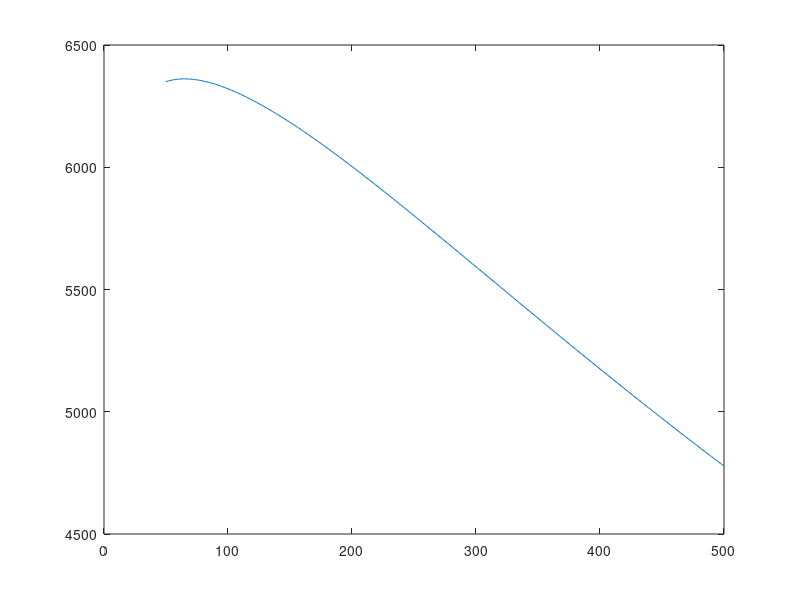
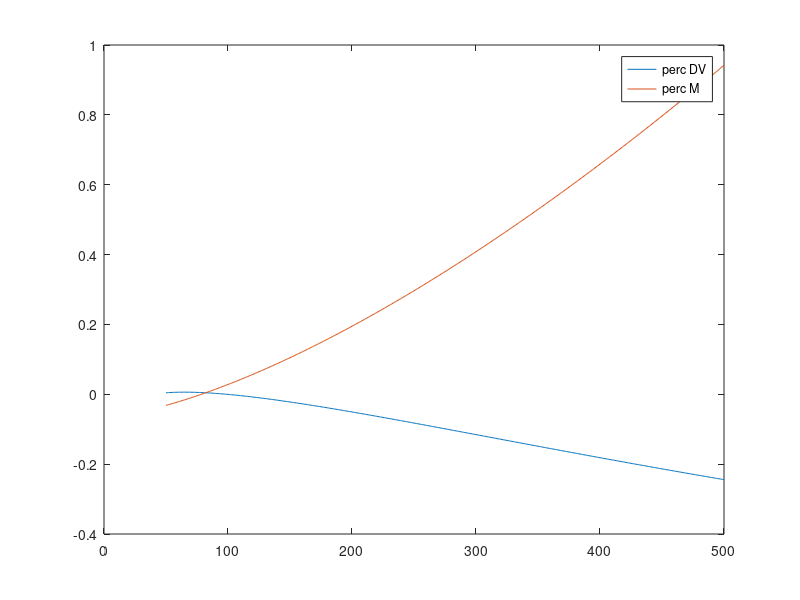
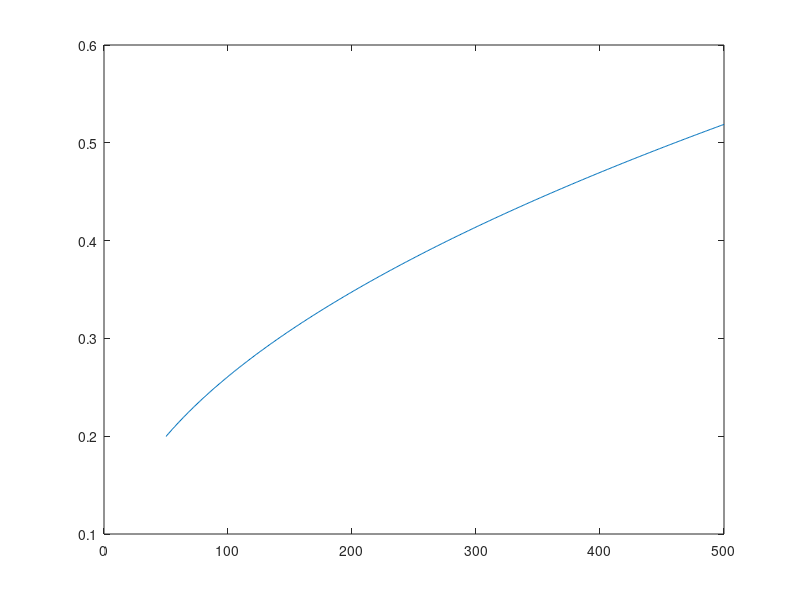

The MATLAB source for these figures, in order:
clear 
close all
clc

%% INPUT DATA
M_ox=2.319737663569266e+02;
M_f=1.487838923032807e+02;
M_tc_100=6.804413421818744; 
M_p=M_ox+M_f;
MRpt= 0.85; % mass ratio propellant over total for upper stages
Mtot=M_p/MRpt;
Mfin=Mtot-M_p;

R = 8.314462618; % universal gas costant (J/(K*mol))
g0 = 9.81; % gravity acceleration (m/s^2)
T_in = 1000; % Initial Thrust (N)

% Data from Sutton LRE LOX+RP1

Mm1 = 21.9e-3; % Molar mass (Kg/mol)
Mm2 = 23.3e-3; % Molar mass (Kg/mol)

gamma = 1.24; % Specific heat ratio of the mixture

Tcc1 = 3571; % Combustion chamber temperature (K)
Tcc2 = 3677; % Combustion chamber temperature (K)

P_cc_in = 50; %Combustion chamber initial pressure (Bar)

OF1 = 2.24; % OX/FU ratio
OF2 = 2.56; % OX/FU ratio

%% PRELIMINARY NOZZLE

Is=zeros(451,1);
L_tc=zeros(451,1);
DM=zeros(451,1);
DV=zeros(451,1);

for eps_n=50:500
    % assumption isentropic nozzle
    R = 8.314462618; % universal gas costant (J/(K*mol))
    g0 = 9.81; % gravity acceleration (m/s^2)
    T_in = 1000; % Initial Thrust (N)
    
    % Data from Sutton LRE LOX+RP1
    
    Mm1 = 21.9e-3; % Molar mass (Kg/mol)
    Mm2 = 23.3e-3; % Molar mass (Kg/mol)
    
    gamma = 1.24; % Specific heat ratio of the mixture
    
    Tcc1 = 3571; % Combustion chamber temperature (K)
    Tcc2 = 3677; % Combustion chamber temperature (K)
    
    P_cc_in = 50; %Combustion chamber initial pressure (Bar)
    
    OF1 = 2.24; % OX/FU ratio
    OF2 = 2.56; % OX/FU ratio

    fun_Pe = @(Pe) 1/eps_n - ((gamma+1)/2)^(1/(gamma-1)) * (Pe/P_cc_in)^(1/gamma) * sqrt((gamma+1)/(gamma-1) * (1-(Pe/P_cc_in)^((gamma-1)/gamma)));
    
    P_e = fsolve(fun_Pe,0);
    
    % conversion to Pascal
    P_e = P_e*10^5;
    P_cc_in = P_cc_in*10^5;
    
    c_t = sqrt(2*gamma^2/(gamma-1)*(2/(gamma+1))^((gamma+1)/(gamma-1))*(1-(P_e/P_cc_in)^((gamma-1)/gamma)))+P_e/P_cc_in*eps_n; %ideal
    c_star = sqrt((R/Mm1)*Tcc1/(gamma*(2/(gamma+1))^((gamma+1)/(gamma-1)))); %ideal
    
    A_t = T_in/(P_cc_in*c_t); % Throat area
    D_t = sqrt(4*A_t/pi);
    
    A_e = eps_n*A_t; % Exit area
    D_e = sqrt(4*A_e/pi);
   
    alpha = deg2rad(15); % divergent semi angle
    beta = deg2rad(45); % convergent semi angle
    
    % M = 0.2; % desired Mach
    % A_cc = A_t/M*((2/(gamma+1))*(1+(gamma-1)/2 * M^2))^((gamma+1)/(2*(gamma-1)));
    % D_cc = sqrt(4*A_cc/pi); % combustion chamber diameter
    
    Lstar = 1.143; % characteristic length (m) (40/50 inches)
    Vcc = Lstar*A_t; % combustion chamber volume
    
    % Impose contraction ratio - New method
    eps_c = 8*D_t^(-0.6)+1.25; % analytic formula from Space propulsion analysis and design
    A_cc = eps_c * A_t; % CC area
    
    D_cc = sqrt(4*A_cc/pi);
    L_cc = Vcc/A_cc; % CC length
    
    
    Lc = 1/2*(D_cc-D_t)/tan(beta); % Convergent length
    Ld = 1/2*(D_e-D_t)/tan(alpha); % Divergent length
    L_noz = Lc+Ld;
    L_tc(eps_n-49)=L_noz+L_cc;
    
    lambda = (1+cos(alpha))/2; % divergence losses coefficient
    T_in_2d = T_in*lambda;
      
    
    v_e = sqrt(2*(gamma/(gamma-1)*R/Mm1*Tcc1*(1-(P_e/P_cc_in)^((gamma-1)/gamma))));
    
    Is(eps_n-49) = c_t*c_star/g0;

    rho_C_103=8470; % C-103 density (kg/m^3)
    thick=0.003; %thickness thrust chamber
    V_cc=D_cc*pi*thick*L_cc;
    V_conv = 1/3 * pi * Lc * (D_t^2/4 + D_cc^2/4 + D_t*D_cc/4);
    V_div = 1/3 * pi * Ld * (D_t^2/4 + D_e^2/4 + D_t*D_e/4);
    V_tot=V_cc+V_conv+V_div;
    M_tc=rho_C_103*V_tot;
    DM(eps_n-49)=M_tc-M_tc_100;
    DV(eps_n-49)=Is(eps_n-49)*g0*log((DM(eps_n-49)+Mfin+M_p)/(Mfin+DM(eps_n-49)));
end
eps_n=50:500;
plot(eps_n,DV)
figure()
plot(L_tc,eps_n)
perc_DV=(DV-DV(50))./DV(50);
perc_Is=(Is-Is(50))./Is(50);
plot(eps_n,perc_DV)
hold on
perc_M=DM./Mfin;
plot(eps_n,perc_M)
legend('perc DV','perc M')
figure()
plot(eps_n,perc_Is-perc_M)
legend('perc DV-perc M')
[M,I]=max(perc_DV);
[M,I]=max(perc_Is)
eps_n(I)
plot(eps_n,L_tc)



